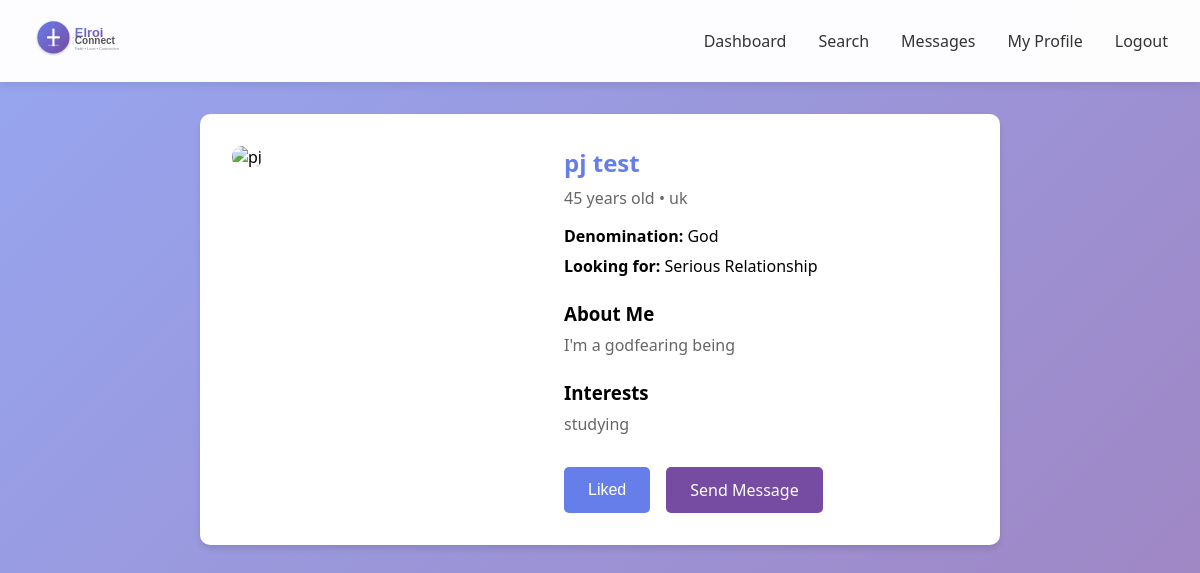
/profile/1 (signed in), run on the app's committed database.
### app.py (models this page shows)
class User(db.Model):
    id = db.Column(db.Integer, primary_key=True)
    email = db.Column(db.String(120), unique=True, nullable=False)
    password_hash = db.Column(db.String(200), nullable=False)
    first_name = db.Column(db.String(50), nullable=False)
    last_name = db.Column(db.String(50), nullable=False)
    gender = db.Column(db.String(20), nullable=False)
    date_of_birth = db.Column(db.Date, nullable=False)
    bio = db.Column(db.Text)
    profile_photo = db.Column(db.String(200))
    location = db.Column(db.String(100))
    denomination = db.Column(db.String(100))
    interests = db.Column(db.Text)
    looking_for = db.Column(db.String(50))
    created_at = db.Column(db.DateTime, default=datetime.utcnow)
    is_active = db.Column(db.Boolean, default=True)
    videos_watched = db.Column(db.Integer, default=0)
    sent_messages = db.relationship('Message', foreign_keys='Message.sender_id', backref='sender', lazy='dynamic')
    received_messages = db.relationship('Message', foreign_keys='Message.receiver_id', backref='receiver', lazy='dynamic')

### app.py (the view)
@app.route('/profile/<int:user_id>')
@login_required
def view_profile(user_id):
    user = User.query.get_or_404(user_id)
    current_user = User.query.get(session['user_id'])
    already_liked = Like.query.filter_by(user_id=current_user.id, liked_user_id=user_id).first()
    return render_template('profile.html', user=user, already_liked=already_liked, now=datetime.now())

### app.py (called while the page is built)
def login_required(f):
    @wraps(f)
    def decorated_function(*args, **kwargs):
        if 'user_id' not in session:
            flash('Please log in to access this page.', 'warning')
            return redirect(url_for('login'))
        return f(*args, **kwargs)
    return decorated_function

### templates/profile.html (shortened to what this page needs)
{% extends "base.html" %}
{% block content %}
<div class="card" style="max-width: 800px; margin: 2rem auto;">
    <div style="display: grid; grid-template-columns: 300px 1fr; gap: 2rem;">
        <div>
            {% if user.profile_photo %}
            <img src="{{ url_for('static', filename='uploads/' + user.profile_photo) }}" alt="{{ user.first_name }}" style="width: 100%; border-radius: 10px;">
            {% else %}
            <img src="{{ url_for('static', filename='default-male.svg' if user.gender == 'Male' else 'default-female.svg') }}" alt="{{ user.first_name }}" style="width: 100%; border-radius: 10px;">
            {% endif %}
        </div>
        <div>
            <h2 style="color: #667eea; margin-bottom: 0.5rem;">{{ user.first_name }} {{ user.last_name }}</h2>
            <p style="color: #666; margin-bottom: 1rem;">
                {% if user.date_of_birth %}
                {{ (now.year - user.date_of_birth.year) }} years old
                {% endif %}
                {% if user.location %} • {{ user.location }}{% endif %}
            </p>
            {% if user.denomination %}
            <p style="margin-bottom: 0.5rem;"><strong>Denomination:</strong> {{ user.denomination }}</p>
            {% endif %}
            {% if user.looking_for %}
            <p style="margin-bottom: 0.5rem;"><strong>Looking for:</strong> {{ user.looking_for }}</p>
            {% endif %}
            {% if user.bio %}
            <div style="margin: 1.5rem 0;">
                <h3 style="margin-bottom: 0.5rem;">About Me</h3>
                <p style="color: #666;">{{ user.bio }}</p>
            </div>
            {% endif %}
            {% if user.interests %}
            <div style="margin: 1.5rem 0;">
                <h3 style="margin-bottom: 0.5rem;">Interests</h3>
                <p style="color: #666;">{{ user.interests }}</p>
            </div>
            {% endif %}
            {% if user.id != session.user_id %}
            <div style="display: flex; gap: 1rem; margin-top: 2rem;">
                <button onclick="likeUser({{ user.id }})" class="btn btn-primary" id="likeBtn" {% if already_liked %}disabled{% endif %}>
                    {% if already_liked %}Liked{% else %}Like{% endif %}
                </button>
                <a href="{{ url_for('conversation', user_id=user.id) }}" class="btn btn-secondary">Send Message</a>
            </div>
            {% else %}
            <a href="{{ url_for('edit_profile') }}" class="btn btn-primary" style="margin-top: 2rem;">Edit Profile</a>
            {% endif %}
        </div>
    </div>
</div>
{% endblock %}

### templates/base.html (style rules this page uses)
* { margin: 0; padding: 0; box-sizing: border-box; }
body { font-family: 'Segoe UI', Tahoma, Geneva, Verdana, sans-serif; background: linear-gradient(135deg, rgba(102, 126, 234, 0.7) 0%, rgba(118, 75, 162, 0.7) 100%), url('https://images.unsplash.com/photo-1522673607200-164d1b6ce486?q=80&w=2070') center/cover no-repeat fixed; min-height: 100vh; position: relative; }
body::before { content: ''; position: fixed; top: 0; left: 0; width: 100%; height: 100%; background: rgba(255, 255, 255, 0.02); pointer-events: none; z-index: 0; }
.card { background: white; border-radius: 10px; padding: 2rem; box-shadow: 0 4px 6px rgba(0,0,0,0.1); margin-bottom: 2rem; }
.btn { padding: 0.75rem 1.5rem; border: none; border-radius: 5px; cursor: pointer; font-size: 1rem; transition: all 0.3s; text-decoration: none; display: inline-block; }
.btn-primary { background: #667eea; color: white; }
.btn-secondary { background: #764ba2; color: white; }

### data on the page
User: first_name "pj", last_name "test", (now.year-user.date_of_birth.year) "45", location "uk", denomination "God", looking_for "Serious Relationship", bio "I'm a godfearing being", interests "studying"
